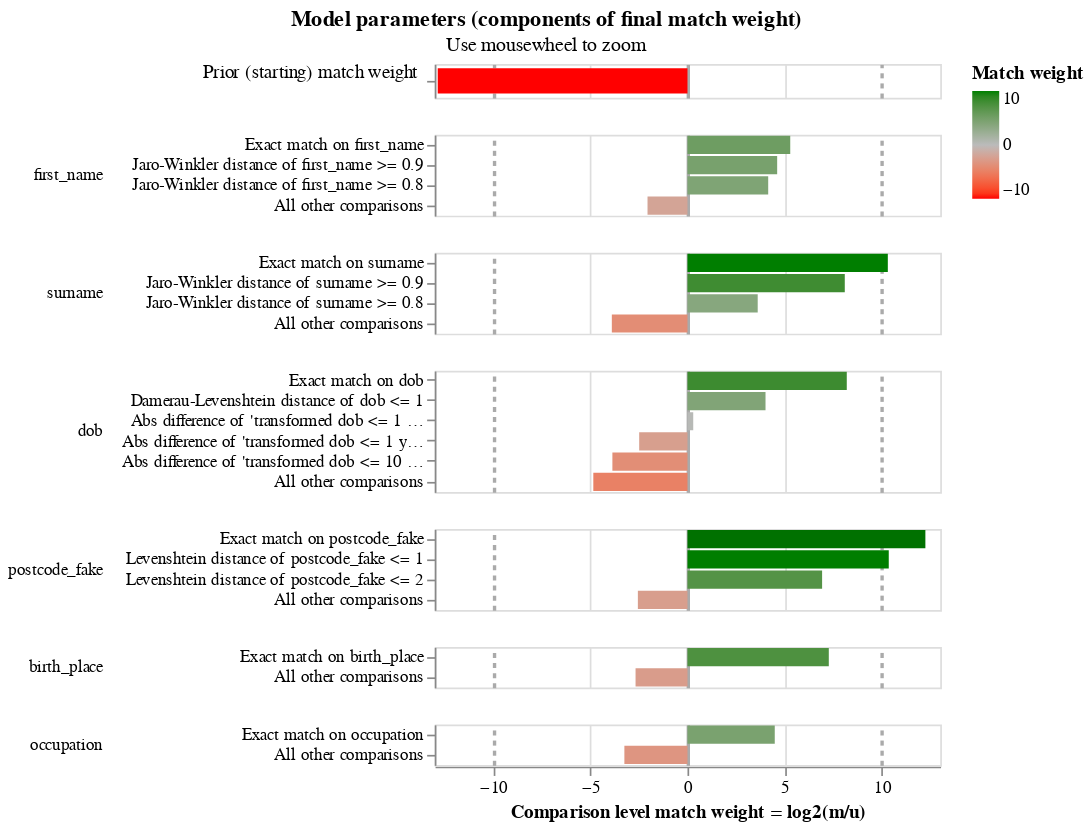

Write notebook code for a chart like this one.
### Markdown cell above
The final match weights can be viewed in the match weights chart:

### Code cell
linker.match_weights_chart()

### Figure 1 — Vega-Lite specification as saved in the notebook (floating-point values rounded to 4 significant figures)
{"config": {"view": {"continuousWidth": 300, "continuousHeight": 300, "discreteHeight": 60, "discreteWidth": 400}, "header": {"title": null}, "mark": {"tooltip": null}, "title": {"anchor": "middle"}}, "vconcat": [{"mark": {"type": "bar", "clip": true, "height": 15}, "encoding": {"color": {"field": "log2_bayes_factor", "scale": {"domain": [-10, 0, 10], "interpolate": "lab", "range": ["red", "#bbbbbb", "green"]}, "title": "Match weight", "type": "quantitative"}, "tooltip": [{"field": "comparison_name", "title": "Comparison name", "type": "nominal"}, {"field": "probability_two_random_records_match", "format": ".4f", "title": "Probability two random records match", "type": "nominal"}, {"field": "log2_bayes_factor", "format": ",.4f", "title": "Equivalent match weight", "type": "quantitative"}, {"field": "bayes_factor_description", "title": "Match weight description", "type": "nominal"}], "x": {"axis": {"domain": false, "gridColor": {"condition": {"test": "abs(datum.value / 10)  <= 1 & datum.value % 10 === 0", "value": "#aaa"}, "value": "#ddd"}, "gridDash": {"condition": {"test": "abs(datum.value / 10) == 1", "value": [3]}, "value": null}, "gridWidth": {"condition": {"test": "abs(datum.value / 10)  <= 1 & datum.value % 10 === 0", "value": 2}, "value": 1}, "labels": false, "ticks": false, "title": ""}, "field": "log2_bayes_factor", "scale": {"domain": [-13, 13]}, "type": "quantitative"}, "y": {"axis": {"title": "Prior (starting) match weight", "titleAlign": "right", "titleAngle": 0, "titleFontWeight": "normal"}, "field": "label_for_charts", "sort": {"field": "comparison_vector_value", "order": "descending"}, "type": "nominal"}}, "height": 20, "transform": [{"filter": "(datum.comparison_name == 'probability_two_random_records_match')"}]}, {"mark": {"type": "bar", "clip": true}, "encoding": {"color": {"field": "log2_bayes_factor", "scale": {"domain": [-10, 0, 10], "interpolate": "lab", "range": ["red", "#bbbbbb", "green"]}, "title": "Match weight", "type": "quantitative"}, "row": {"field": "comparison_name", "header": {"labelAlign": "left", "labelAnchor": "middle", "labelAngle": 0}, "sort": {"field": "comparison_sort_order"}, "type": "nominal"}, "tooltip": [{"field": "comparison_name", "title": "Comparison name", "type": "nominal"}, {"field": "label_for_charts", "title": "Label", "type": "ordinal"}, {"field": "sql_condition", "title": "SQL condition", "type": "nominal"}, {"field": "m_probability", "format": ".4f", "title": "M probability", "type": "quantitative"}, {"field": "u_probability", "format": ".4f", "title": "U probability", "type": "quantitative"}, {"field": "bayes_factor", "format": ",.4f", "title": "Bayes factor = m/u", "type": "quantitative"}, {"field": "log2_bayes_factor", "format": ",.4f", "title": "Match weight = log2(m/u)", "type": "quantitative"}, {"field": "bayes_factor_description", "title": "Match weight description", "type": "nominal"}], "x": {"axis": {"gridColor": {"condition": {"test": "abs(datum.value / 10)  <= 1 & datum.value % 10 === 0", "value": "#aaa"}, "value": "#ddd"}, "gridDash": {"condition": {"test": "abs(datum.value / 10) == 1", "value": [3]}, "value": null}, "gridWidth": {"condition": {"test": "abs(datum.value / 10)  <= 1 & datum.value % 10 === 0", "value": 2}, "value": 1}, "title": "Comparison level match weight = log2(m/u)"}, "field": "log2_bayes_factor", "scale": {"domain": [-13, 13]}, "type": "quantitative"}, "y": {"axis": {"title": null}, "field": "label_for_charts", "sort": {"field": "comparison_vector_value", "order": "descending"}, "type": "nominal"}}, "height": {"step": 12}, "resolve": {"axis": {"y": "independent"}, "scale": {"y": "independent"}}, "transform": [{"filter": "(datum.comparison_name != 'probability_two_random_records_match')"}]}], "data": {"name": "data-252da96a98c542cf220fc4f0b807de79"}, "params": [{"name": "mouse_zoom", "select": {"type": "interval", "encodings": ["x"]}, "bind": "scales", "views": []}], "resolve": {"axis": {"y": "independent"}, "scale": {"y": "independent"}}, "title": {"text": "Model parameters (components of final match weight)", "subtitle": "Use mousewheel to zoom"}, "$schema": "https://vega.github.io/schema/vega-lite/v5.9.3.json", "datasets": {"data-252da96a98c542cf220fc4f0b807de79": [{"comparison_name": "probability_two_random_records_match", "sql_condition": null, "label_for_charts": "", "m_probability": null, "u_probability": null, "m_probability_description": null, "u_probability_description": null, "has_tf_adjustments": false, "tf_adjustment_column": null, "tf_adjustment_weight": null, "is_null_level": false, "bayes_factor": 0.0001358, "log2_bayes_factor": -12.85, "comparison_vector_value": 0, "max_comparison_vector_value": 0, "bayes_factor_description": "The probability that two random records drawn at random match is 0.000 or one in  7,362.3 records.This is equivalent to a starting match weight of -12.846.", "probability_two_random_records_match": 0.0001358, "comparison_sort_order": -1}, {"comparison_name": "first_name", "sql_condition": "\"first_name_l\" = \"first_name_r\"", "label_for_charts": "Exact match on first_name", "m_probability": 0.5517, "u_probability": 0.01415, "m_probability_description": "Amongst matching record comparisons, 55.17% of records are in the exact match on first_name comparison level", "u_probability_description": "Amongst non-matching record comparisons, 1.41% of records are in the exact match on first_name comparison level", "has_tf_adjustments": true, "tf_adjustment_column": "first_name", "tf_adjustment_weight": 1.0, "is_null_level": false, "bayes_factor": 39.0, "log2_bayes_factor": 5.285, "comparison_vector_value": 3, "max_comparison_vector_value": 3, "bayes_factor_description": "If comparison level is `exact match on first_name` then comparison is 39.00 times more likely to be a match", "probability_two_random_records_match": 0.0001358, "comparison_sort_order": 0}, {"comparison_name": "first_name", "sql_condition": "jaro_winkler_similarity(\"first_name_l\", \"first_name_r\") >= 0.9", "label_for_charts": "Jaro-Winkler distance of first_name >= 0.9", "m_probability": 0.1003, "u_probability": 0.004099, "m_probability_description": "Amongst matching record comparisons, 10.03% of records are in the jaro-winkler distance of first_name >= 0.9 comparison level", "u_probability_description": "Amongst non-matching record comparisons, 0.41% of records are in the jaro-winkler distance of first_name >= 0.9 comparison level", "has_tf_adjustments": false, "tf_adjustment_column": null, "tf_adjustment_weight": 1.0, "is_null_level": false, "bayes_factor": 24.47, "log2_bayes_factor": 4.613, "comparison_vector_value": 2, "max_comparison_vector_value": 3, "bayes_factor_description": "If comparison level is `jaro-winkler distance of first_name >= 0.9` then comparison is 24.47 times more likely to be a match", "probability_two_random_records_match": 0.0001358, "comparison_sort_order": 0}, {"comparison_name": "first_name", "sql_condition": "jaro_winkler_similarity(\"first_name_l\", \"first_name_r\") >= 0.8", "label_for_charts": "Jaro-Winkler distance of first_name >= 0.8", "m_probability": 0.1133, "u_probability": 0.006375, "m_probability_description": "Amongst matching record comparisons, 11.33% of records are in the jaro-winkler distance of first_name >= 0.8 comparison level", "u_probability_description": "Amongst non-matching record comparisons, 0.64% of records are in the jaro-winkler distance of first_name >= 0.8 comparison level", "has_tf_adjustments": false, "tf_adjustment_column": null, "tf_adjustment_weight": 1.0, "is_null_level": false, "bayes_factor": 17.78, "log2_bayes_factor": 4.152, "comparison_vector_value": 1, "max_comparison_vector_value": 3, "bayes_factor_description": "If comparison level is `jaro-winkler distance of first_name >= 0.8` then comparison is 17.78 times more likely to be a match", "probability_two_random_records_match": 0.0001358, "comparison_sort_order": 0}, {"comparison_name": "first_name", "sql_condition": "ELSE", "label_for_charts": "All other comparisons", "m_probability": 0.2347, "u_probability": 0.9754, "m_probability_description": "Amongst matching record comparisons, 23.47% of records are in the all other comparisons comparison level", "u_probability_description": "Amongst non-matching record comparisons, 97.54% of records are in the all other comparisons comparison level", "has_tf_adjustments": false, "tf_adjustment_column": null, "tf_adjustment_weight": 1.0, "is_null_level": false, "bayes_factor": 0.2406, "log2_bayes_factor": -2.055, "comparison_vector_value": 0, "max_comparison_vector_value": 3, "bayes_factor_description": "If comparison level is `all other comparisons` then comparison is  4.16 times less likely to be a match", "probability_two_random_records_match": 0.0001358, "comparison_sort_order": 0}, {"comparison_name": "surname", "sql_condition": "\"surname_l\" = \"surname_r\"", "label_for_charts": "Exact match on surname", "m_probability": 0.7803, "u_probability": 0.000617, "m_probability_description": "Amongst matching record comparisons, 78.03% of records are in the exact match on surname comparison level", "u_probability_description": "Amongst non-matching record comparisons, 0.06% of records are in the exact match on surname comparison level", "has_tf_adjustments": true, "tf_adjustment_column": "surname", "tf_adjustment_weight": 1.0, "is_null_level": false, "bayes_factor": 1265.0, "log2_bayes_factor": 10.3, "comparison_vector_value": 3, "max_comparison_vector_value": 3, "bayes_factor_description": "If comparison level is `exact match on surname` then comparison is 1,264.67 times more likely to be a match", "probability_two_random_records_match": 0.0001358, "comparison_sort_order": 1}, {"comparison_name": "surname", "sql_condition": "jaro_winkler_similarity(\"surname_l\", \"surname_r\") >= 0.9", "label_for_charts": "Jaro-Winkler distance of surname >= 0.9", "m_probability": 0.1177, "u_probability": 0.0004318, "m_probability_description": "Amongst matching record comparisons, 11.77% of records are in the jaro-winkler distance of surname >= 0.9 comparison level", "u_probability_description": "Amongst non-matching record comparisons, 0.04% of records are in the jaro-winkler distance of surname >= 0.9 comparison level", "has_tf_adjustments": false, "tf_adjustment_column": null, "tf_adjustment_weight": 1.0, "is_null_level": false, "bayes_factor": 272.6, "log2_bayes_factor": 8.091, "comparison_vector_value": 2, "max_comparison_vector_value": 3, "bayes_factor_description": "If comparison level is `jaro-winkler distance of surname >= 0.9` then comparison is 272.59 times more likely to be a match", "probability_two_random_records_match": 0.0001358, "comparison_sort_order": 1}, {"comparison_name": "surname", "sql_condition": "jaro_winkler_similarity(\"surname_l\", \"surname_r\") >= 0.8", "label_for_charts": "Jaro-Winkler distance of surname >= 0.8", "m_probability": 0.03491, "u_probability": 0.002855, "m_probability_description": "Amongst matching record comparisons, 3.49% of records are in the jaro-winkler distance of surname >= 0.8 comparison level", "u_probability_description": "Amongst non-matching record comparisons, 0.29% of records are in the jaro-winkler distance of surname >= 0.8 comparison level", "has_tf_adjustments": false, "tf_adjustment_column": null, "tf_adjustment_weight": 1.0, "is_null_level": false, "bayes_factor": 12.23, "log2_bayes_factor": 3.612, "comparison_vector_value": 1, "max_comparison_vector_value": 3, "bayes_factor_description": "If comparison level is `jaro-winkler distance of surname >= 0.8` then comparison is 12.23 times more likely to be a match", "probability_two_random_records_match": 0.0001358, "comparison_sort_order": 1}, {"comparison_name": "surname", "sql_condition": "ELSE", "label_for_charts": "All other comparisons", "m_probability": 0.06714, "u_probability": 0.9961, "m_probability_description": "Amongst matching record comparisons, 6.71% of records are in the all other comparisons comparison level", "u_probability_description": "Amongst non-matching record comparisons, 99.61% of records are in the all other comparisons comparison level", "has_tf_adjustments": false, "tf_adjustment_column": null, "tf_adjustment_weight": 1.0, "is_null_level": false, "bayes_factor": 0.0674, "log2_bayes_factor": -3.891, "comparison_vector_value": 0, "max_comparison_vector_value": 3, "bayes_factor_description": "If comparison level is `all other comparisons` then comparison is  14.84 times less likely to be a match", "probability_two_random_records_match": 0.0001358, "comparison_sort_order": 1}, {"comparison_name": "dob", "sql_condition": "\"dob_l\" = \"dob_r\"", "label_for_charts": "Exact match on dob", "m_probability": 0.614, "u_probability": 0.002098, "m_probability_description": "Amongst matching record comparisons, 61.40% of records are in the exact match on dob comparison level", "u_probability_description": "Amongst non-matching record comparisons, 0.21% of records are in the exact match on dob comparison level", "has_tf_adjustments": false, "tf_adjustment_column": null, "tf_adjustment_weight": 1.0, "is_null_level": false, "bayes_factor": 292.7, "log2_bayes_factor": 8.193, "comparison_vector_value": 5, "max_comparison_vector_value": 5, "bayes_factor_description": "If comparison level is `exact match on dob` then comparison is 292.70 times more likely to be a match", "probability_two_random_records_match": 0.0001358, "comparison_sort_order": 2}, {"comparison_name": "dob", "sql_condition": "damerau_levenshtein(\"dob_l\", \"dob_r\") <= 1", "label_for_charts": "Damerau-Levenshtein distance of dob <= 1", "m_probability": 0.3391, "u_probability": 0.021, "m_probability_description": "Amongst matching record comparisons, 33.91% of records are in the damerau-levenshtein distance of dob <= 1 comparison level", "u_probability_description": "Amongst non-matching record comparisons, 2.10% of records are in the damerau-levenshtein distance of dob <= 1 comparison level", "has_tf_adjustments": false, "tf_adjustment_column": null, "tf_adjustment_weight": 1.0, "is_null_level": false, "bayes_factor": 16.15, "log2_bayes_factor": 4.014, "comparison_vector_value": 4, "max_comparison_vector_value": 5, "bayes_factor_description": "If comparison level is `damerau-levenshtein distance of dob <= 1` then comparison is 16.15 times more likely to be a match", "probability_two_random_records_match": 0.0001358, "comparison_sort_order": 2}, {"comparison_name": "dob", "sql_condition": "ABS(EPOCH(try_strptime(\"dob_l\", '%Y-%m-%d')) - EPOCH(try_strptime(\"dob_r\", '%Y-%m-%d'))) <= 2629800.0", "label_for_charts": "Abs difference of 'transformed dob <= 1 month'", "m_probability": 0.002325, "u_probability": 0.001893, "m_probability_description": "Amongst matching record comparisons, 0.23% of records are in the abs difference of 'transformed dob <= 1 month' comparison level", "u_probability_description": "Amongst non-matching record comparisons, 0.19% of records are in the abs difference of 'transformed dob <= 1 month' comparison level", "has_tf_adjustments": false, "tf_adjustment_column": null, "tf_adjustment_weight": 1.0, "is_null_level": false, "bayes_factor": 1.228, "log2_bayes_factor": 0.2962, "comparison_vector_value": 3, "max_comparison_vector_value": 5, "bayes_factor_description": "If comparison level is `abs difference of 'transformed dob <= 1 month'` then comparison is 1.23 times more likely to be a match", "probability_two_random_records_match": 0.0001358, "comparison_sort_order": 2}, {"comparison_name": "dob", "sql_condition": "ABS(EPOCH(try_strptime(\"dob_l\", '%Y-%m-%d')) - EPOCH(try_strptime(\"dob_r\", '%Y-%m-%d'))) <= 31557600.0", "label_for_charts": "Abs difference of 'transformed dob <= 1 year'", "m_probability": 0.00472, "u_probability": 0.0264, "m_probability_description": "Amongst matching record comparisons, 0.47% of records are in the abs difference of 'transformed dob <= 1 year' comparison level", "u_probability_description": "Amongst non-matching record comparisons, 2.64% of records are in the abs difference of 'transformed dob <= 1 year' comparison level", "has_tf_adjustments": false, "tf_adjustment_column": null, "tf_adjustment_weight": 1.0, "is_null_level": false, "bayes_factor": 0.1788, "log2_bayes_factor": -2.484, "comparison_vector_value": 2, "max_comparison_vector_value": 5, "bayes_factor_description": "If comparison level is `abs difference of 'transformed dob <= 1 year'` then comparison is  5.59 times less likely to be a match", "probability_two_random_records_match": 0.0001358, "comparison_sort_order": 2}, {"comparison_name": "dob", "sql_condition": "ABS(EPOCH(try_strptime(\"dob_l\", '%Y-%m-%d')) - EPOCH(try_strptime(\"dob_r\", '%Y-%m-%d'))) <= 315576000.0", "label_for_charts": "Abs difference of 'transformed dob <= 10 year'", "m_probability": 0.01364, "u_probability": 0.1984, "m_probability_description": "Amongst matching record comparisons, 1.36% of records are in the abs difference of 'transformed dob <= 10 year' comparison level", "u_probability_description": "Amongst non-matching record comparisons, 19.84% of records are in the abs difference of 'transformed dob <= 10 year' comparison level", "has_tf_adjustments": false, "tf_adjustment_column": null, "tf_adjustment_weight": 1.0, "is_null_level": false, "bayes_factor": 0.06877, "log2_bayes_factor": -3.862, "comparison_vector_value": 1, "max_comparison_vector_value": 5, "bayes_factor_description": "If comparison level is `abs difference of 'transformed dob <= 10 year'` then comparison is  14.54 times less likely to be a match", "probability_two_random_records_match": 0.0001358, "comparison_sort_order": 2}, {"comparison_name": "dob", "sql_condition": "ELSE", "label_for_charts": "All other comparisons", "m_probability": 0.02613, "u_probability": 0.7502, "m_probability_description": "Amongst matching record comparisons, 2.61% of records are in the all other comparisons comparison level", "u_probability_description": "Amongst non-matching record comparisons, 75.02% of records are in the all other comparisons comparison level", "has_tf_adjustments": false, "tf_adjustment_column": null, "tf_adjustment_weight": 1.0, "is_null_level": false, "bayes_factor": 0.03483, "log2_bayes_factor": -4.843, "comparison_vector_value": 0, "max_comparison_vector_value": 5, "bayes_factor_description": "If comparison level is `all other comparisons` then comparison is  28.71 times less likely to be a match", "probability_two_random_records_match": 0.0001358, "comparison_sort_order": 2}, {"comparison_name": "postcode_fake", "sql_condition": "\"postcode_fake_l\" = \"postcode_fake_r\"", "label_for_charts": "Exact match on postcode_fake", "m_probability": 0.687, "u_probability": 0.0001424, "m_probability_description": "Amongst matching record comparisons, 68.70% of records are in the exact match on postcode_fake comparison level", "u_probability_description": "Amongst non-matching record comparisons, 0.01% of records are in the exact match on postcode_fake comparison level", "has_tf_adjustments": false, "tf_adjustment_column": null, "tf_adjustment_weight": 1.0, "is_null_level": false, "bayes_factor": 4824.0, "log2_bayes_factor": 12.24, "comparison_vector_value": 3, "max_comparison_vector_value": 3, "bayes_factor_description": "If comparison level is `exact match on postcode_fake` then comparison is 4,823.96 times more likely to be a match", "probability_two_random_records_match": 0.0001358, "comparison_sort_order": 3}, {"comparison_name": "postcode_fake", "sql_condition": "levenshtein(\"postcode_fake_l\", \"postcode_fake_r\") <= 1", "label_for_charts": "Levenshtein distance of postcode_fake <= 1", "m_probability": 0.08647, "u_probability": 6.614e-05, "m_probability_description": "Amongst matching record comparisons, 8.65% of records are in the levenshtein distance of postcode_fake <= 1 comparison level", "u_probability_description": "Amongst non-matching record comparisons, 0.01% of records are in the levenshtein distance of postcode_fake <= 1 comparison level", "has_tf_adjustments": false, "tf_adjustment_column": null, "tf_adjustment_weight": 1.0, "is_null_level": false, "bayes_factor": 1307.0, "log2_bayes_factor": 10.35, "comparison_vector_value": 2, "max_comparison_vector_value": 3, "bayes_factor_description": "If comparison level is `levenshtein distance of postcode_fake <= 1` then comparison is 1,307.35 times more likely to be a match", "probability_two_random_records_match": 0.0001358, "comparison_sort_order": 3}, {"comparison_name": "postcode_fake", "sql_condition": "levenshtein(\"postcode_fake_l\", \"postcode_fake_r\") <= 2", "label_for_charts": "Levenshtein distance of postcode_fake <= 2", "m_probability": 0.05616, "u_probability": 0.0004623, "m_probability_description": "Amongst matching record comparisons, 5.62% of records are in the levenshtein distance of postcode_fake <= 2 comparison level", "u_probability_description": "Amongst non-matching record comparisons, 0.05% of records are in the levenshtein distance of postcode_fake <= 2 comparison level", "has_tf_adjustments": false, "tf_adjustment_column": null, "tf_adjustment_weight": 1.0, "is_null_level": false, "bayes_factor": 121.5, "log2_bayes_factor": 6.924, "comparison_vector_value": 1, "max_comparison_vector_value": 3, "bayes_factor_description": "If comparison level is `levenshtein distance of postcode_fake <= 2` then comparison is 121.47 times more likely to be a match", "probability_two_random_records_match": 0.0001358, "comparison_sort_order": 3}, {"comparison_name": "postcode_fake", "sql_condition": "ELSE", "label_for_charts": "All other comparisons", "m_probability": 0.1704, "u_probability": 0.9993, "m_probability_description": "Amongst matching record comparisons, 17.04% of records are in the all other comparisons comparison level", "u_probability_description": "Amongst non-matching record comparisons, 99.93% of records are in the all other comparisons comparison level", "has_tf_adjustments": false, "tf_adjustment_column": null, "tf_adjustment_weight": 1.0, "is_null_level": false, "bayes_factor": 0.1705, "log2_bayes_factor": -2.552, "comparison_vector_value": 0, "max_comparison_vector_value": 3, "bayes_factor_description": "If comparison level is `all other comparisons` then comparison is  5.86 times less likely to be a match", "probability_two_random_records_match": 0.0001358, "comparison_sort_order": 3}, {"comparison_name": "birth_place", "sql_condition": "\"birth_place_l\" = \"birth_place_r\"", "label_for_charts": "Exact match on birth_place", "m_probability": 0.8438, "u_probability": 0.005473, "m_probability_description": "Amongst matching record comparisons, 84.38% of records are in the exact match on birth_place comparison level", "u_probability_description": "Amongst non-matching record comparisons, 0.55% of records are in the exact match on birth_place comparison level", "has_tf_adjustments": true, "tf_adjustment_column": "birth_place", "tf_adjustment_weight": 1.0, "is_null_level": false, "bayes_factor": 154.2, "log2_bayes_factor": 7.268, "comparison_vector_value": 1, "max_comparison_vector_value": 1, "bayes_factor_description": "If comparison level is `exact match on birth_place` then comparison is 154.18 times more likely to be a match", "probability_two_random_records_match": 0.0001358, "comparison_sort_order": 4}, {"comparison_name": "birth_place", "sql_condition": "ELSE", "label_for_charts": "All other comparisons", "m_probability": 0.1562, "u_probability": 0.9945, "m_probability_description": "Amongst matching record comparisons, 15.62% of records are in the all other comparisons comparison level", "u_probability_description": "Amongst non-matching record comparisons, 99.45% of records are in the all other comparisons comparison level", "has_tf_adjustments": false, "tf_adjustment_column": null, "tf_adjustment_weight": 1.0, "is_null_level": false, "bayes_factor": 0.1571, "log2_bayes_factor": -2.67, "comparison_vector_value": 0, "max_comparison_vector_value": 1, "bayes_factor_description": "If comparison level is `all other comparisons` then comparison is  6.37 times less likely to be a match", "probability_two_random_records_match": 0.0001358, "comparison_sort_order": 4}, {"comparison_name": "occupation", "sql_condition": "\"occupation_l\" = \"occupation_r\"", "label_for_charts": "Exact match on occupation", "m_probability": 0.8988, "u_probability": 0.04003, "m_probability_description": "Amongst matching record comparisons, 89.88% of records are in the exact match on occupation comparison level", "u_probability_description": "Amongst non-matching record comparisons, 4.00% of records are in the exact match on occupation comparison level", "has_tf_adjustments": true, "tf_adjustment_column": "occupation", "tf_adjustment_weight": 1.0, "is_null_level": false, "bayes_factor": 22.45, "log2_bayes_factor": 4.489, "comparison_vector_value": 1, "max_comparison_vector_value": 1, "bayes_factor_description": "If comparison level is `exact match on occupation` then comparison is 22.45 times more likely to be a match", "probability_two_random_records_match": 0.0001358, "comparison_sort_order": 5}, {"comparison_name": "occupation", "sql_condition": "ELSE", "label_for_charts": "All other comparisons", "m_probability": 0.1012, "u_probability": 0.96, "m_probability_description": "Amongst matching record comparisons, 10.12% of records are in the all other comparisons comparison level", "u_probability_description": "Amongst non-matching record comparisons, 96.00% of records are in the all other comparisons comparison level", "has_tf_adjustments": false, "tf_adjustment_column": null, "tf_adjustment_weight": 1.0, "is_null_level": false, "bayes_factor": 0.1054, "log2_bayes_factor": -3.246, "comparison_vector_value": 0, "max_comparison_vector_value": 1, "bayes_factor_description": "If comparison level is `all other comparisons` then comparison is  9.49 times less likely to be a match", "probability_two_random_records_match": 0.0001358, "comparison_sort_order": 5}]}}
